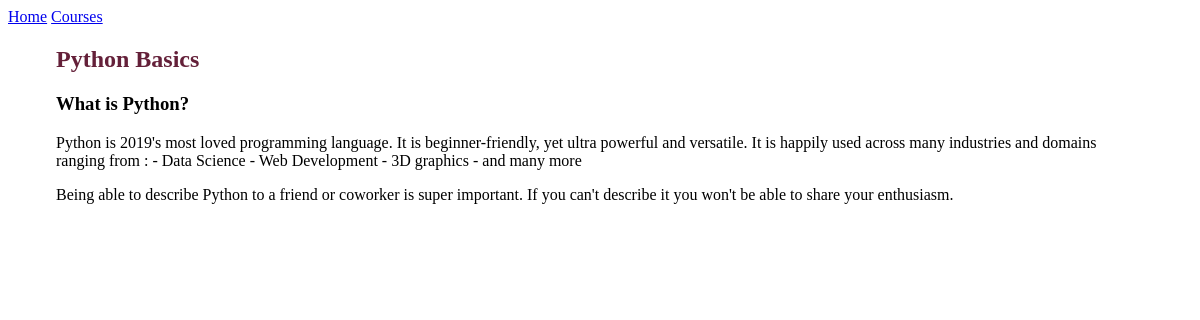
The page /courses/1/1/ on the database its author committed.
### courses/models.py (models this page shows, shortened)
class Step(models.Model):
    title = models.CharField(max_length=255)
    descrition = models.TextField()
    content = models.TextField(blank=True, default='')
    order = models.IntegerField(default=0)
    course = models.ForeignKey(Course, on_delete=models.CASCADE)
    class Meta:
        ordering = ['order',]

class Course(models.Model):
    created_at = models.DateTimeField(auto_now_add=True)
    title = models.CharField(max_length=255)
    description = models.TextField()

### courses/views.py (the view)
# urls.py: path("<int:course_pk>/<int:step_pk>/", views.step_detail, name='step_detail'),
def step_detail(request, course_pk, step_pk):
    step = get_object_or_404(Step, course_id=course_pk, pk=step_pk)
    return render(request, 'courses/step_detail.html', {'step': step})

### courses/templates/courses/step_detail.html (shortened to what this page needs)
{% extends "layout.html" %}
{% block content %}
<article>
  <h2>
    <a href="{% url 'courses:course_detail' pk=step.course.pk %}">
      {{ step.course.title }}
    </a>
  </h2>
  <h3> {{ step.title }} </h3>
  <p> {{ step.descrition }}</p>
  {{ step.content|linebreaks }}
</article>
{% endblock %}

### assets/css/layout.css (style rules this page uses)
html { box-sizing: border-box; }
*, *::after, *::before { box-sizing: inherit; }
article h2 a, article h3 a { color: #642039; text-decoration: none; }

### rows shown on the page
Step: course "Python Basics", title "What is Python?", descrition "Python is 2019's most loved programming language. It is beginner-friendly, yet ultra powerful and versatile. It is happily used across many industries and domains ranging from : - Data Science - Web Development - 3D graphics - and many more", content "Being able to describe Python to a friend or coworker is super important. If you can't describe it you won't be able to share your enthusiasm."
